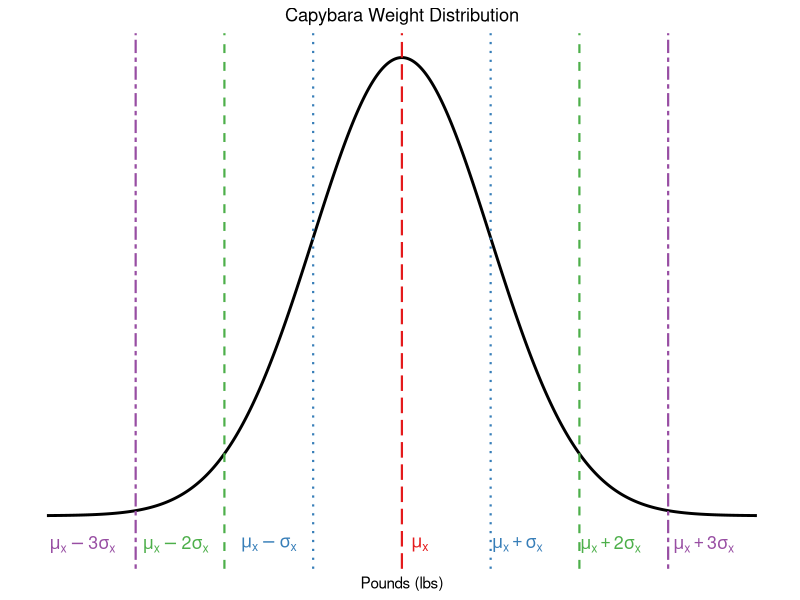

This chart was generated by the following R code:
## ---- chunk 1
library(ggplot2)

# Set the mean and standard deviation
mu <- 0
sigma <- 1

# Generate x values for the curve
x <- seq(mu - 4*sigma, mu + 4*sigma, length.out = 1000)

# Create data frame for plotting
data <- data.frame(x, y = dnorm(x, mean = mu, sd = sigma))

# Plot the normal distribution curve using ggplot2 with LaTeX labels using parse
ggplot(data, aes(x, y)) +
  geom_line(size = 1, color = "black") +  # Dark Blue
  geom_vline(xintercept = mu, linetype = "longdash", color = "#e41a1c", size = 0.75) +  # Red
  geom_vline(xintercept = c(mu - sigma, mu + sigma), linetype = "dotted", color = "#377eb8", size = 0.75) +  # Light Blue
  geom_vline(xintercept = c(mu - 2*sigma, mu + 2*sigma), linetype = "dashed", color = "#4daf4a", size = 0.75) +  # Green
  geom_vline(xintercept = c(mu - 3*sigma, mu + 3*sigma), linetype = "twodash", color = "#984ea3", size = 0.75) +  # Purple
  annotate("text", x = mu + 0.2, y = -0.025, label = "mu[x]", color = "#e41a1c", parse = TRUE, size = 4.5) +
  annotate("text", x = mu + sigma + 0.3, y = -0.025, label = "mu[x] + sigma[x]", color = "#377eb8", parse = TRUE, size = 4.5) +
  annotate("text", x = mu + 2*sigma + 0.35, y = -0.025, label = "mu[x] + 2*sigma[x]", color = "#4daf4a", parse = TRUE, size = 4.5) +
  annotate("text", x = mu + 3*sigma + 0.4, y = -0.025, label = "mu[x] + 3*sigma[x]", color = "#984ea3", parse = TRUE, size = 4.5) +
  annotate("text", x = mu - sigma - 0.5, y = -0.025, label = "mu[x] - sigma[x]", color = "#377eb8", parse = TRUE, size = 4.5) +
  annotate("text", x = mu - 2*sigma - 0.55, y = -0.025, label = "mu[x] - 2*sigma[x]", color = "#4daf4a", parse = TRUE, size = 4.5) +
  annotate("text", x = mu - 3*sigma - 0.6, y = -0.025, label = "mu[x] - 3*sigma[x]", color = "#984ea3", parse = TRUE, size = 4.5) +
  labs(x = "Pounds (lbs)",
       y = NULL,
       title = "Capybara Weight Distribution") +
  theme_minimal() +
  theme(plot.title = element_text(hjust = 0.5),
        axis.text = element_blank(),
        axis.ticks = element_blank(),
        panel.grid = element_blank())



